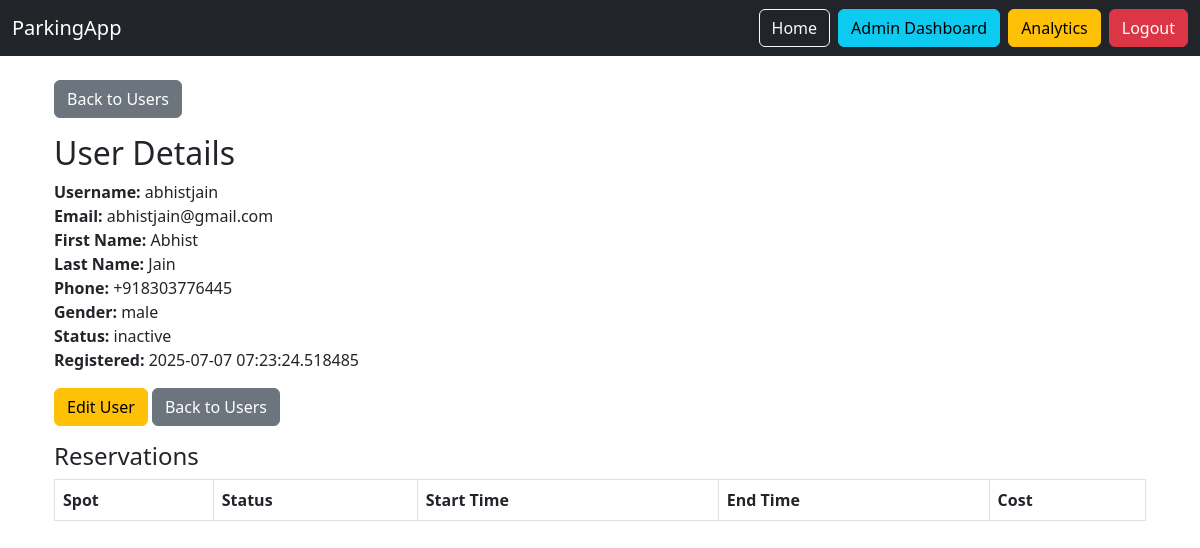
The page /admin/users/6 (signed in) on the database as committed earlier.
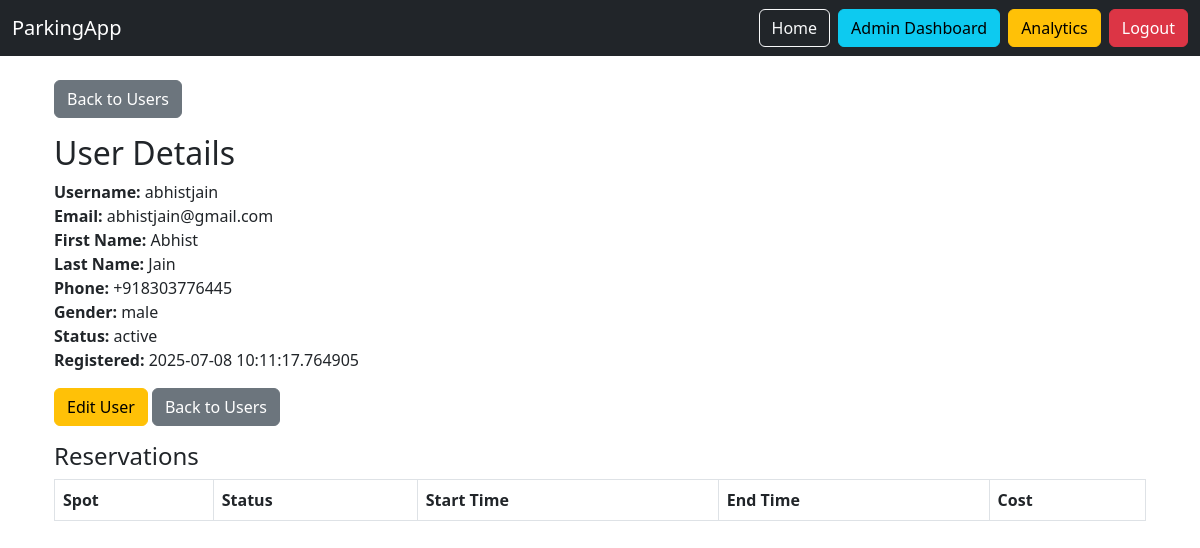
The same page on the database as committed later.
### app/models/user.py (models this page shows, shortened)
class User(BaseModel):
    __tablename__ = "users"
    username = db.Column(db.String(80), unique=True, nullable=False, index=True)
    email = db.Column(db.String(150), unique=True, nullable=False, index=True)
    phone = db.Column(db.String(20), nullable=False, unique=True)
    password_hash = db.Column(db.String(200), nullable=False)
    first_name = db.Column(db.String(50), nullable=False)
    last_name = db.Column(db.String(50), nullable=False)
    gender = db.Column(db.Enum(GenderEnum), nullable=False, default=GenderEnum.OTHER)
    status = db.Column(db.Enum(UserStatus), default=UserStatus.PENDING, nullable=False)
    user_roles = db.relationship('UserRole', back_populates='user', cascade='all, delete-orphan')
    reservations = db.relationship('Reservation', back_populates='user')

### app/routes/admin.py (the view)
@admin_bp.route('/users/<int:user_id>')
@require_permission(PermissionType.MANAGE_USERS.value)
@refresh_db_session
def view_user_details(user_id):
    user = User.query.get_or_404(user_id)
    reservations = Reservation.query.filter_by(user_id=user_id).order_by(Reservation.created_at.desc()).all()
    return render_template('admin/users/details.html', user=user, reservations=reservations)

### app/routes/admin.py (called while the page is built)
def refresh_db_session(func):
    @wraps(func)
    def wrapper(*args, **kwargs):
        db.session.expire_all()  # clears SQLAlchemy cache
        return func(*args, **kwargs)
    return wrapper

### app/templates/admin/users/details.html (shortened to what this page needs)
{% extends 'base.html' %}
{% block content %}
<div class="container mt-4">
  <a href="{{ url_for('admin.manage_users') }}" class="btn btn-secondary mb-3">Back to Users</a>
  <h2>User Details</h2>
  <div class="mb-3">
    <strong>Username:</strong> {{ user.username }}<br>
    <strong>Email:</strong> {{ user.email }}<br>
    <strong>First Name:</strong> {{ user.first_name or '' }}<br>
    <strong>Last Name:</strong> {{ user.last_name or '' }}<br>
    <strong>Phone:</strong> {{ user.phone or '' }}<br>
    <strong>Gender:</strong> {{ user.gender.value if user.gender else '' }}<br>
    <strong>Status:</strong> {{ user.status.value if user.status else '' }}<br>
    <strong>Registered:</strong> {{ user.created_at }}<br>
  </div>
  <a href="{{ url_for('admin.edit_user', user_id=user.id) }}" class="btn btn-warning mb-3">Edit User</a>
  <a href="{{ url_for('admin.manage_users') }}" class="btn btn-secondary mb-3">Back to Users</a>
  <h4>Reservations</h4>
  <table class="table table-bordered table-striped">
    <thead>
      <tr>
        <th>Spot</th>
        <th>Status</th>
        <th>Start Time</th>
        <th>End Time</th>
        <th>Cost</th>
      </tr>
    </thead>
  </table>
</div>
{% endblock %}

Rows that differ between the two databases and show on the page:
changed User "abhistjain": status "inactive" → "active"; created_at "2025-07-07 07:23:24.518485" → "2025-07-08 10:11:17.764905"
